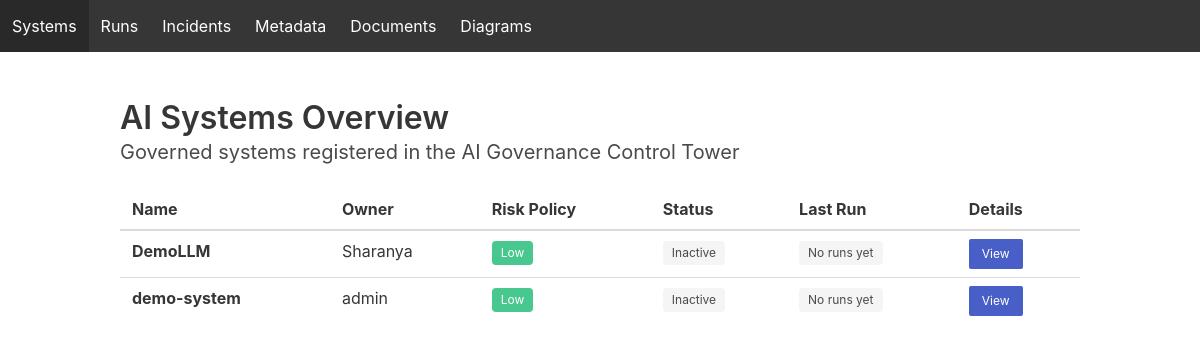
/dashboard/, run on the app's committed database.
### models.py (models this page shows)
class AiSystem(Base):
    __tablename__ = "ai_systems"
    id = Column(Integer, primary_key=True)
    name = Column(String(255), unique=True, nullable=False)
    owner = Column(String(255), nullable=False)
    description = Column(Text)
    risk_level = Column(String(32), default=RiskLevel.MEDIUM.value)
    status = Column(String(32), default="APPROVED")
    created_at = Column(DateTime, default=datetime.utcnow)
    runs = relationship("ModelRun", back_populates="system")

### dashboard/dashboard_api.py (the view)
@dashboard.get("/")
def home(request: Request, session: Session = Depends(get_session)):
    systems = session.query(AiSystem).all()
    return templates.TemplateResponse(
        request,
        "systems.html",
        {"systems": systems, "active_page": "systems"},
    )

### dashboard/templates/systems.html
{% extends "base.html" %}
{% block content %}
<h1 class="title">AI Systems Overview</h1>
<p class="subtitle">Governed systems registered in the AI Governance Control Tower</p>
<table class="table is-fullwidth is-hoverable">
<thead>
<tr>
<th>Name</th>
<th>Owner</th>
<th>Risk Policy</th>
<th>Status</th>
<th>Last Run</th>
<th>Details</th>
</tr>
</thead>
<tbody>
{% for s in systems %}
<tr>
<td><strong>{{ s.name }}</strong></td>
<td>{{ s.owner }}</td>
<td>
{% if s.risk_policy == "high" %}
<span class="tag is-danger">High</span>
{% elif s.risk_policy == "medium" %}
<span class="tag is-warning">Medium</span>
{% else %}
<span class="tag is-success">Low</span>
{% endif %}
</td>
<td>
{% if s.active %}
<span class="tag is-success">Active</span>
{% else %}
<span class="tag is-light">Inactive</span>
{% endif %}
</td>
<td>
{% if s.last_run_at %}
{{ s.last_run_at }}
{% else %}
<span class="tag is-light">No runs yet</span>
{% endif %}
</td>
<td>
<a class="button is-small is-link"
   href="/dashboard/systems/{{ s.id }}">View</a>
</td>
</tr>
{% endfor %}
</tbody>
</table>
{% endblock %}

### data on the page
AiSystem: name "DemoLLM", owner "Sharanya"
AiSystem: name "demo-system", owner "admin"
